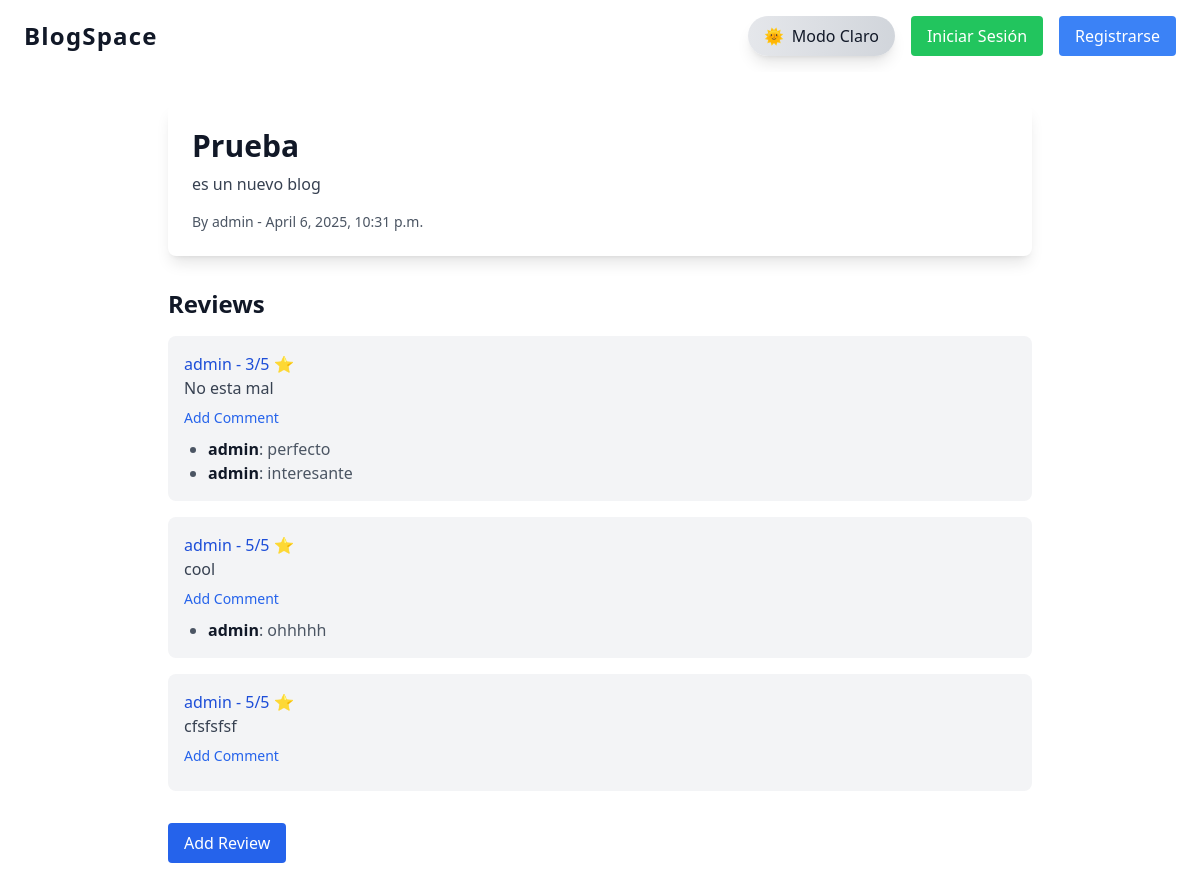
The app's page /blog/1/, older data.
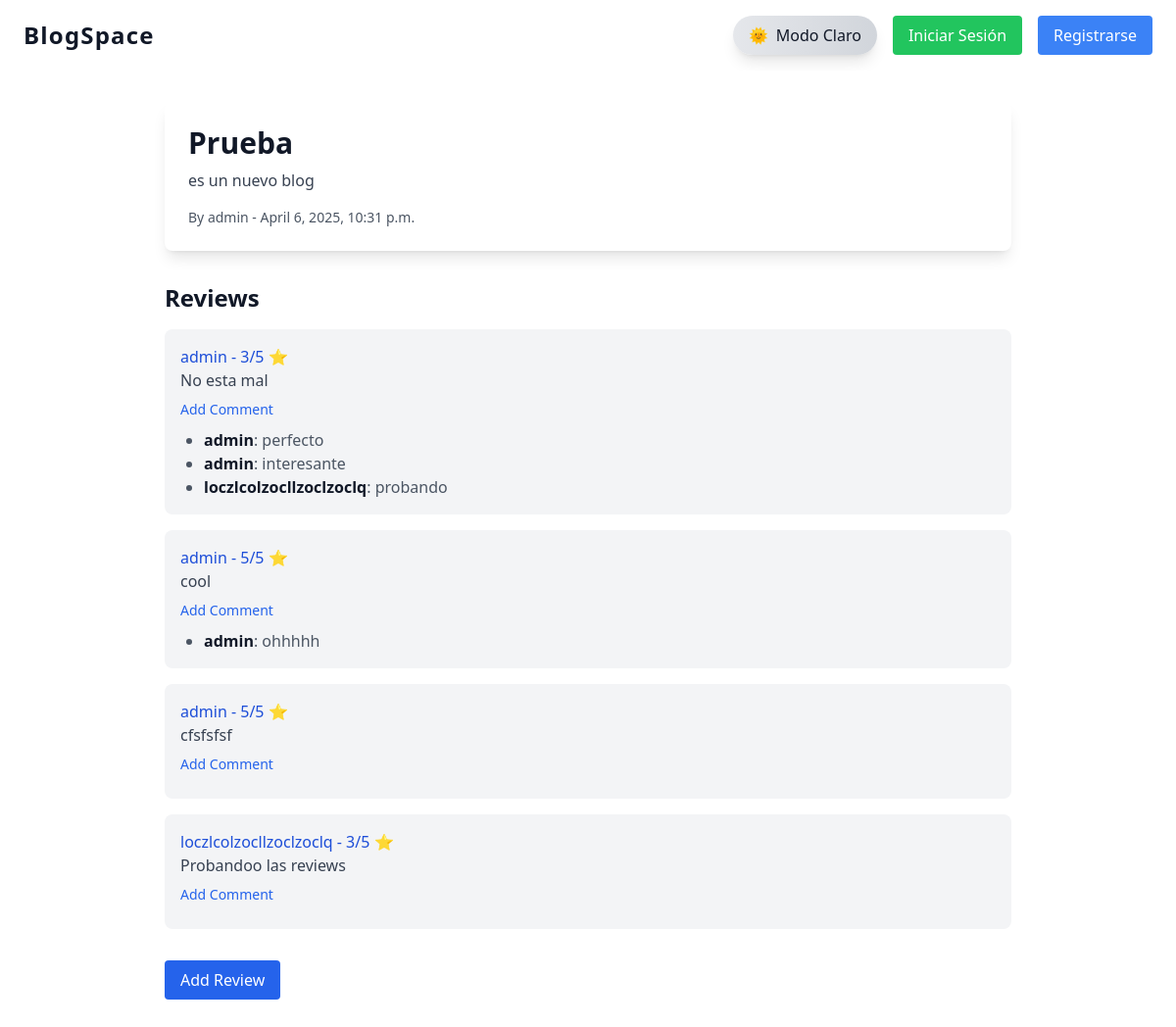
The same page, newer data.
### blogapp/models.py (models this page shows, shortened)
class Review(models.Model):
    blog = models.ForeignKey(Blog, on_delete=models.CASCADE, related_name='reviews')
    reviewer = models.ForeignKey(User, on_delete=models.CASCADE)
    rating = models.IntegerField(validators=[MinValueValidator(1), MaxValueValidator(5)])
    comment = RichTextField()
    created_at = models.DateTimeField(auto_now_add=True)

class Comment(models.Model):
    review = models.ForeignKey(Review, on_delete=models.CASCADE, related_name='comments')
    commenter = models.ForeignKey(User, on_delete=models.CASCADE)
    content = RichTextField()
    created_at = models.DateTimeField(auto_now_add=True)

### blogapp/views.py (the view)
# urls.py: path('blog/<int:pk>/', BlogDetailView.as_view(), name='blog_detail'),
class BlogDetailView(DetailView):
    model = Blog
    template_name = 'blogapp/blog_detail.html'

### blogapp/templates/blogapp/blog_detail.html (shortened to what this page needs)
{% extends 'blogapp/base.html' %}
{% block content %}
  <article class="bg-white dark:bg-gray-900 p-6 rounded-lg shadow-lg transition-all duration-700 ease-in-out dark:text-white text-gray-900 animate-fade-in">
    <h1 class="text-3xl font-bold mb-2">{{ object.title }}</h1>
    <p class="text-gray-700 dark:text-gray-300 mb-4">{{ object.content }}</p>
    <p class="text-sm text-gray-600 dark:text-gray-500">By {{ object.author.username }} - {{ object.created_at }}</p>
  </article>
  <section class="mt-8">
    <h2 class="text-2xl font-semibold mb-4">Reviews</h2>
    {% for review in object.reviews.all %}
      <div class="bg-gray-100 dark:bg-gray-800 p-4 rounded-lg mb-4 transition-all duration-700 ease-in-out dark:text-white text-gray-900 animate-fade-in">
        <p class="text-blue-700 dark:text-blue-300 font-medium">{{ review.reviewer.username }} - {{ review.rating }}/5 ⭐</p>
        <p class="text-gray-700 dark:text-gray-300">{{ review.comment }}</p>
        <a href="{% url 'blogapp:add_comment' blog_pk=object.pk review_pk=review.pk %}" class="text-sm text-blue-600 dark:text-blue-400 hover:text-blue-500 dark:hover:text-blue-300 mt-2 inline-block">Add Comment</a>
        <ul class="mt-2 list-disc ml-6 text-gray-600 dark:text-gray-400">
          {% for comment in review.comments.all %}
            <li><span class="font-semibold text-gray-900 dark:text-white">{{ comment.commenter.username }}</span>: {{ comment.content }}</li>
          {% endfor %}
        </ul>
      </div>
    {% empty %}
      <p class="text-gray-400">No reviews yet. Be the first to add one.</p>
    {% endfor %}
    <a href="{% url 'blogapp:add_review' object.pk %}" class="mt-4 inline-block bg-blue-600 hover:bg-blue-700 text-white px-4 py-2 rounded transition-colors">Add Review</a>
  </section>
{% endblock %}

Row changes from the older to the newer data that the page shows:
added Comment: commenter.username "loczlcolzocllzoclzoclq", content "probando", shown under Review "No esta mal"
added Review: reviewer.username "loczlcolzocllzoclzoclq", rating "3", comment "Probandoo las reviews"
